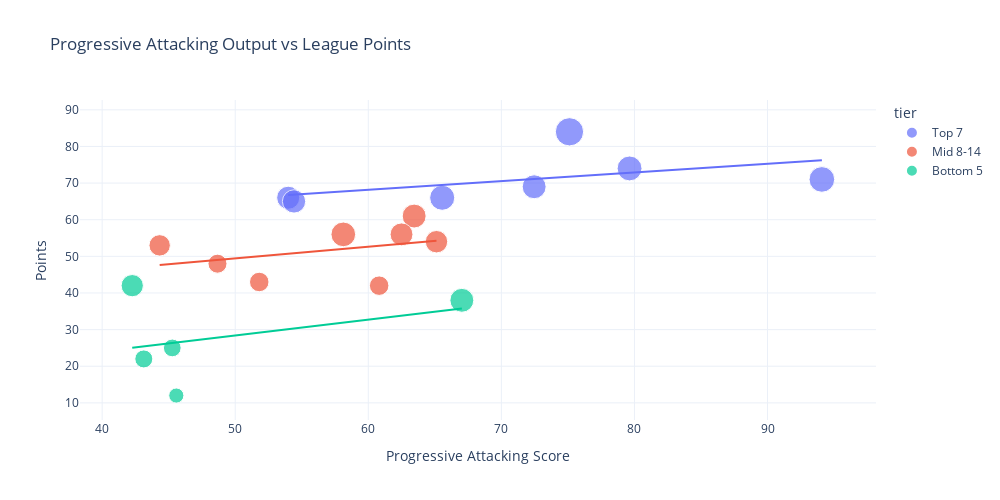

Notebook code for this chart:
### Markdown cell above
### Progressive Attack Vs Points Plot
* Correlates a custom "Attacking Output" score (combining forward/midfield progression) against league standing.
* This combines several tactical metrics into one "Threat Index." It proves that verticality (moving forward) is the most reliable predictor of success.
* A tight cluster along the trendline proves that as your Progressive Attack Score rises, your points almost always follow.

### Code cell
fig5 = px.scatter(
    master_df,
    x='progressive_attack_score',
    y='points',
    size='goals',
    color='tier', 
    width=1000,
    height=500,
    hover_name='team',
    trendline='ols',
    hover_data={
        'goals': True,
        'conceded': True,
        'possession': True,
        'annual_normalized': True,
        'progressive_attack_score': ':.2f'
    },
    title='Progressive Attacking Output vs League Points'
)

fig5.update_layout(
    xaxis_title='Progressive Attacking Score',
    yaxis_title='Points',
    template='plotly_white'
)

fig5.show()

### Figure 1 — Plotly figure (JSON) as saved in the notebook; plotly's stock layout.template omitted (floating-point values rounded to 4 significant figures)
{"data": [{"customdata": [[84.0, 41.0, 57.4, 175.8], [65.0, 34.0, 56.8, 272.0], [69.0, 44.0, 61.6, 271.0], [60.0, 43.0, 57.3, 198.5], [66.0, 47.0, 50.9, 136.4], [56.0, 51.0, 51.0, 129.5], [57.0, 46.0, 40.9, 83.86]], "hovertemplate": "<b>%{hovertext}</b><br><br>tier=Top 7<br>progressive_attack_score=%{x:.2f}<br>points=%{y}<br>goals=%{customdata[0]}<br>conceded=%{customdata[1]}<br>possession=%{customdata[2]}<br>annual_normalized=%{customdata[3]}<extra></extra>", "hovertext": ["Liverpool", "Arsenal", "Manchester City", "Chelsea", "Newcastle Utd", "Aston Villa", "Nott'ham Forest"], "legendgroup": "Top 7", "marker": {"color": "#636efa", "size": [84, 65, 69, 60, 66, 56, 57], "sizemode": "area", "sizeref": 0.21, "symbol": "circle"}, "mode": "markers", "name": "Top 7", "orientation": "v", "showlegend": true, "type": "scatter", "x": [75.12, 79.63, 94.08, 72.46, 65.55, 53.98, 54.42], "xaxis": "x", "y": [84, 74, 71, 69, 66, 66, 65], "yaxis": "y"}, {"hovertemplate": "<b>OLS trendline</b><br>points = 0.235859 * progressive_attack_score + 54.0272<br>R<sup>2</sup>=0.253832<br><br>tier=Top 7<br>progressive_attack_score=%{x:.2f}<br>points=%{y} <b>(trend)</b><extra></extra>", "legendgroup": "Top 7", "marker": {"color": "#636efa", "symbol": "circle"}, "mode": "lines", "name": "Top 7", "showlegend": false, "type": "scatter", "x": [53.98, 54.42, 65.55, 72.46, 75.12, 79.63, 94.08], "xaxis": "x", "y": [66.76, 66.86, 69.49, 71.12, 71.74, 72.81, 76.22], "yaxis": "y"}, {"customdata": [[60.0, 59.0, 52.0, 71.46], [55.0, 46.0, 48.1, 79.99], [64.0, 57.0, 47.8, 59.58], [53.0, 54.0, 52.4, 105.7], [48.0, 51.0, 43.1, 90.74], [38.0, 44.0, 41.1, 108.3], [40.0, 62.0, 48.2, 136.8], [40.0, 54.0, 53.2, 246.8]], "hovertemplate": "<b>%{hovertext}</b><br><br>tier=Mid 8-14<br>progressive_attack_score=%{x:.2f}<br>points=%{y}<br>goals=%{customdata[0]}<br>conceded=%{customdata[1]}<br>possession=%{customdata[2]}<br>annual_normalized=%{customdata[3]}<extra></extra>", "hovertext": ["Brighton", "Bournemouth", "Brentford", "Fulham", "Crystal Palace", "Everton", "West Ham", "Manchester Utd"], "legendgroup": "Mid 8-14", "marker": {"color": "#EF553B", "size": [60, 55, 64, 53, 48, 38, 40, 40], "sizemode": "area", "sizeref": 0.21, "symbol": "circle"}, "mode": "markers", "name": "Mid 8-14", "orientation": "v", "showlegend": true, "type": "scatter", "x": [63.45, 62.5, 58.12, 65.12, 44.32, 48.67, 51.81, 60.82], "xaxis": "x", "y": [61, 56, 56, 54, 53, 48, 43, 42], "yaxis": "y"}, {"hovertemplate": "<b>OLS trendline</b><br>points = 0.315496 * progressive_attack_score + 33.6891<br>R<sup>2</sup>=0.130189<br><br>tier=Mid 8-14<br>progressive_attack_score=%{x:.2f}<br>points=%{y} <b>(trend)</b><extra></extra>", "legendgroup": "Mid 8-14", "marker": {"color": "#EF553B", "symbol": "circle"}, "mode": "lines", "name": "Mid 8-14", "showlegend": false, "type": "scatter", "x": [44.32, 48.67, 51.81, 58.12, 60.82, 62.5, 63.45, 65.12], "xaxis": "x", "y": [47.67, 49.04, 50.03, 52.03, 52.88, 53.41, 53.71, 54.24], "yaxis": "y"}, {"customdata": [[52.0, 69.0, 48.1, 62.26], [60.0, 65.0, 55.2, 130.0], [33.0, 80.0, 45.6, 93.98], [34.0, 82.0, 40.5, 50.03], [24.0, 86.0, 48.8, 67.47]], "hovertemplate": "<b>%{hovertext}</b><br><br>tier=Bottom 5<br>progressive_attack_score=%{x:.2f}<br>points=%{y}<br>goals=%{customdata[0]}<br>conceded=%{customdata[1]}<br>possession=%{customdata[2]}<br>annual_normalized=%{customdata[3]}<extra></extra>", "hovertext": ["Wolves", "Tottenham", "Leicester City", "Ipswich Town", "Southampton"], "legendgroup": "Bottom 5", "marker": {"color": "#00cc96", "size": [52, 60, 33, 34, 24], "sizemode": "area", "sizeref": 0.21, "symbol": "circle"}, "mode": "markers", "name": "Bottom 5", "orientation": "v", "showlegend": true, "type": "scatter", "x": [42.26, 67.03, 45.27, 43.13, 45.57], "xaxis": "x", "y": [42, 38, 25, 22, 12], "yaxis": "y"}, {"hovertemplate": "<b>OLS trendline</b><br>points = 0.434549 * progressive_attack_score + 6.65804<br>R<sup>2</sup>=0.136058<br><br>tier=Bottom 5<br>progressive_attack_score=%{x:.2f}<br>points=%{y} <b>(trend)</b><extra></extra>", "legendgroup": "Bottom 5", "marker": {"color": "#00cc96", "symbol": "circle"}, "mode": "lines", "name": "Bottom 5", "showlegend": false, "type": "scatter", "x": [42.26, 43.13, 45.27, 45.57, 67.03], "xaxis": "x", "y": [25.02, 25.4, 26.33, 26.46, 35.79], "yaxis": "y"}], "layout": {"height": 500, "legend": {"itemsizing": "constant", "title": {"text": "tier"}, "tracegroupgap": 0}, "title": {"text": "Progressive Attacking Output vs League Points"}, "width": 1000, "xaxis": {"anchor": "y", "domain": [0, 1], "title": {"text": "Progressive Attacking Score"}}, "yaxis": {"anchor": "x", "domain": [0, 1], "title": {"text": "Points"}}}}
